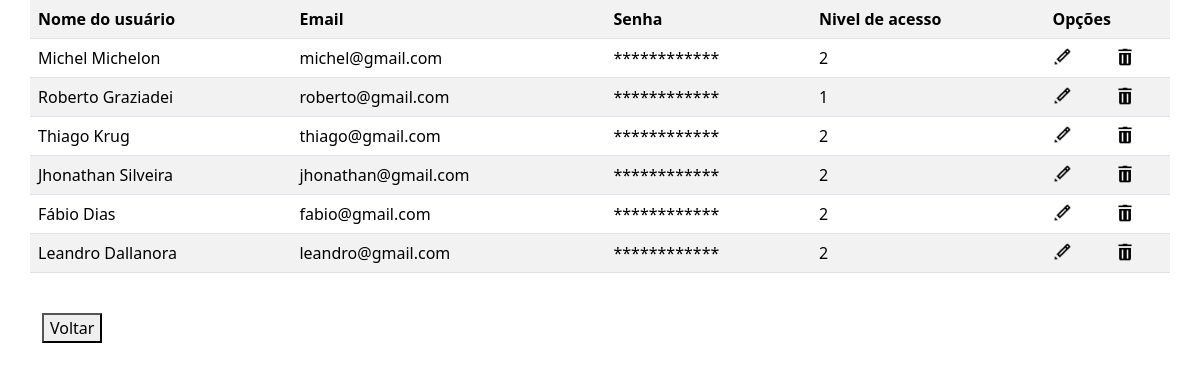
The app's page /crud/crud_usuario/listar.php (signed in), older data.
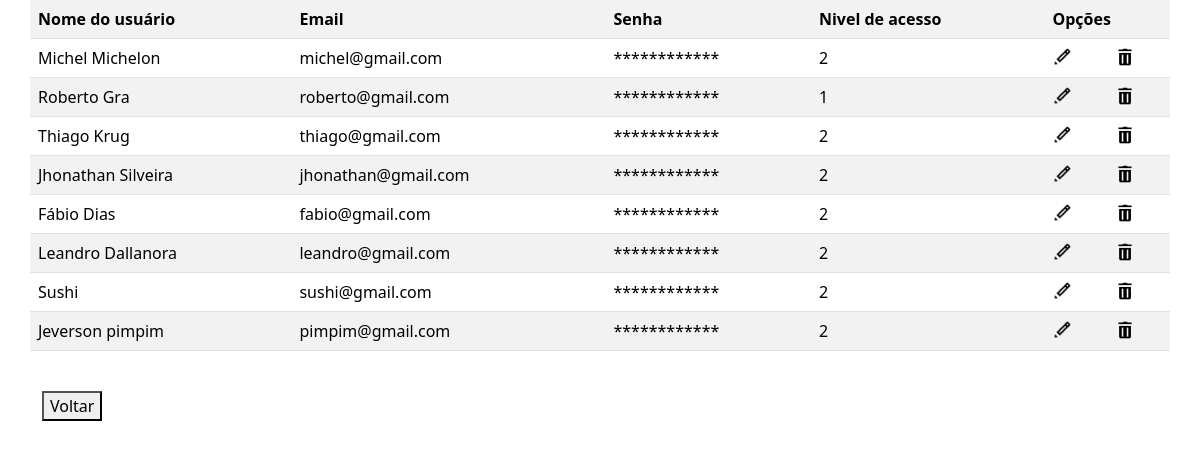
The same page, newer data.
### tables this page shows
CREATE TABLE IF NOT EXISTS `usuario` (
  `id_usuario` int NOT NULL AUTO_INCREMENT,
  `nome_usuario` varchar(255) NOT NULL,
  `email` varchar(200) NOT NULL,
  `senha` varchar(255) NOT NULL,
  `nivel` int NOT NULL,
  PRIMARY KEY (`id_usuario`)
);

### crud/crud_usuario/listar.php (the view, shortened to what this page needs)
<?php
echo "<link rel='stylesheet' href='../../css/bootstrap.min.css'>";
include('../../conecta.php');
$sql = "SELECT * FROM usuario";
$resultado = mysqli_query($conexao, $sql);
echo '<table class=" container table table-white table-striped">
<tr>
<th scope="col">Nome do usuário</th>
<th scope="col">Email</th>
<th scope="col">Senha</th>
<th scope="col">Nivel de acesso</th>
<th colspan=3>Opções</th>
</tr>';
while ($dados = mysqli_fetch_assoc($resultado)) {
    echo '<tr>';
    echo '<td>' . $dados['nome_usuario'] . '</td>';
    echo '<td>' . $dados['email'] . '</td>';
    echo '<td>' . '************' . '</td>';
    echo '<td>' . $dados['nivel'] . '</td>';
    echo '<td> <a href="formedit.php?email=' . $dados['email'] . '"> <img src="imagens/editar.png" width="20" height="20"> </a> </td>';
    echo '<td> <a href="excluir?email=' . $dados['email'] . '"> <img src="imagens/excluir.png" width="20" height="20"> </a> </td>';
    echo '</tr>';
}
echo '</table>' . "<br>";
echo '<div class="container"><a href="formcad.php"><button>Voltar</button></a></div>';

Row changes from the older to the newer data that the page shows:
changed usuario "roberto@gmail.com": nome_usuario "Roberto Graziadei" → "Roberto Gra"
added usuario: nome_usuario "Sushi", email "sushi@gmail.com", nivel "2"
added usuario: nome_usuario "Jeverson pimpim", email "pimpim@gmail.com", nivel "2"
